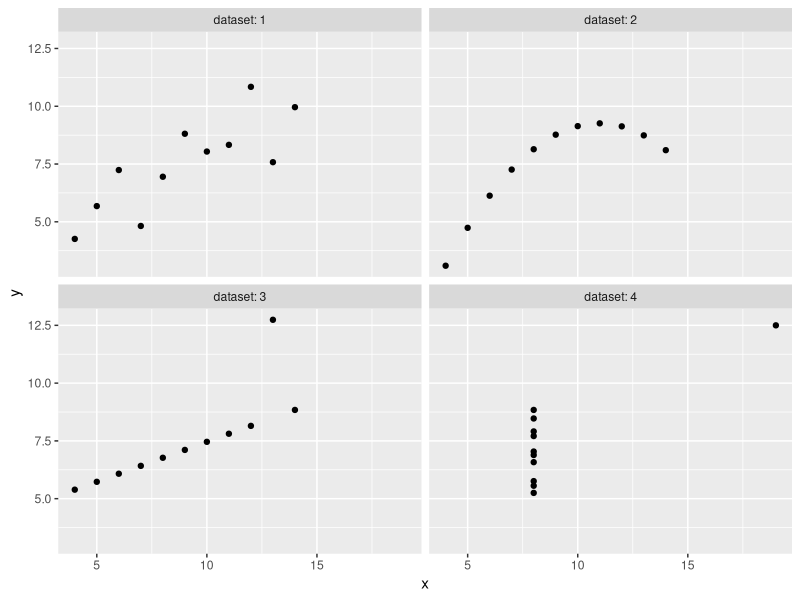
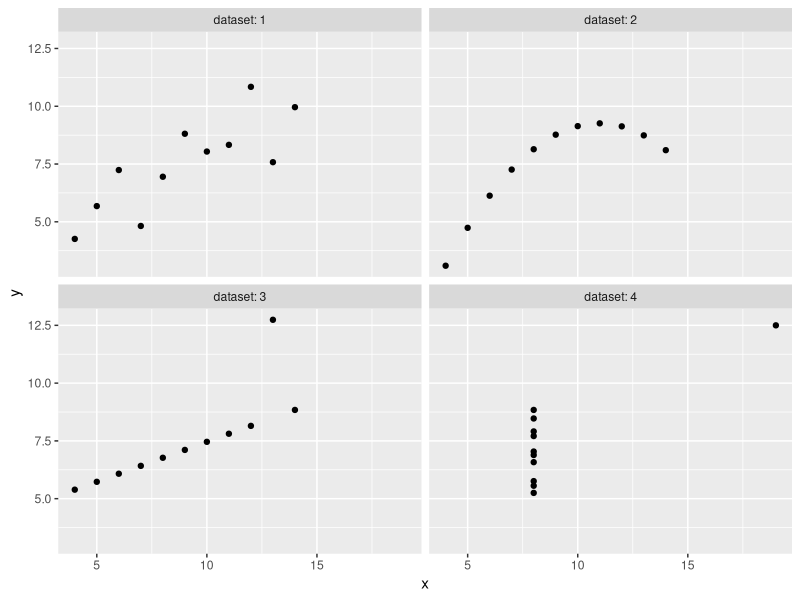

The R script that drew these images, in order:
library(datasets)
library(readr)
library(data.table)

df=anscombe
df$id <- 1:nrow(df)

long <-  melt(as.data.table(df), id.vars = "id", 
              measure.vars = patterns("x", "y"),
              value.name = c("x", "y"),
              variable.name = "dataset")

library(ggplot2)
ggplot(long, aes(x = x, y = y)) + 
  geom_point() +
  facet_wrap(~dataset, ncol = 2, labeller = label_both)
ggsave("anscombe_scatter_ggplot.pdf", width = 5, heigh = 3)

write_csv(long, "anscombe_long.csv")
write_csv(df, "anscombe_wide.csv")
